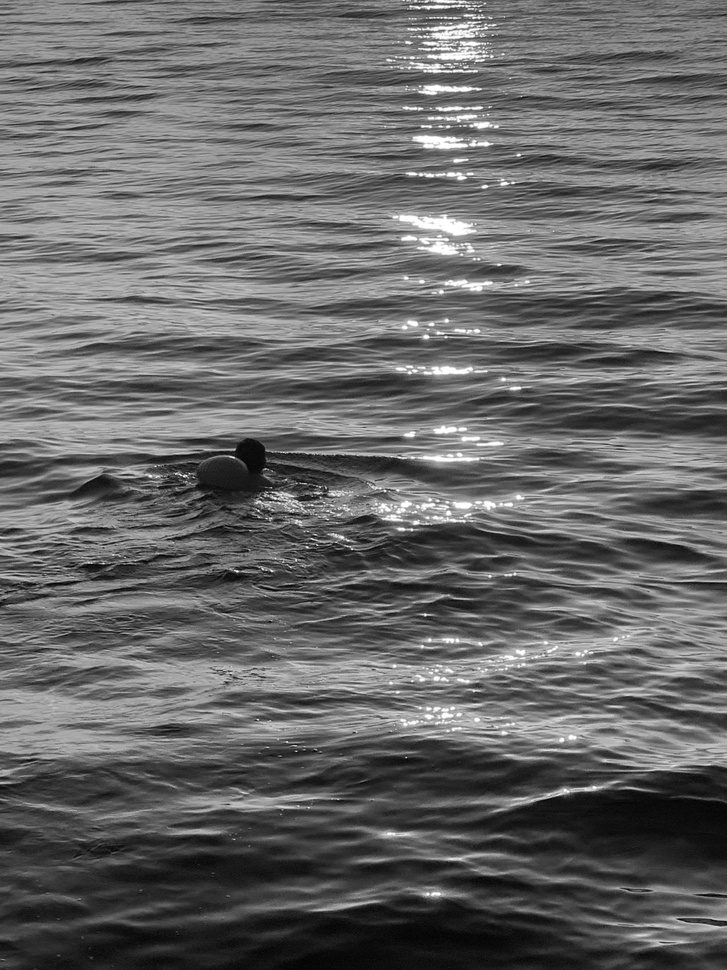
#> input picture 1_gray.jpg, 727 x 970 px, shrunk from 3024 x 4032 before the run
$ python BinaryImage.py
#> lines starting #> are read from the running program, lines starting #| are printed output that depends on the picture; after the words box and inside, x2 and y2 are one past the last pixel; in counts of white or black regions, pixels touching at a corner belong together
import cv2

def threshold_image(image_path, threshold_value=200):
    # 读取灰度图像
#> called with image_path = '1_gray.jpg', threshold_value = 200
    gray_img = cv2.imread(image_path, cv2.IMREAD_GRAYSCALE)
#> gray_img is the input picture: shape (970, 727); min 0, max 255, mean 103.5

    # 使用阈值化分离发光点
    _, thresholded_img = cv2.threshold(gray_img, threshold_value, 255, cv2.THRESH_BINARY)
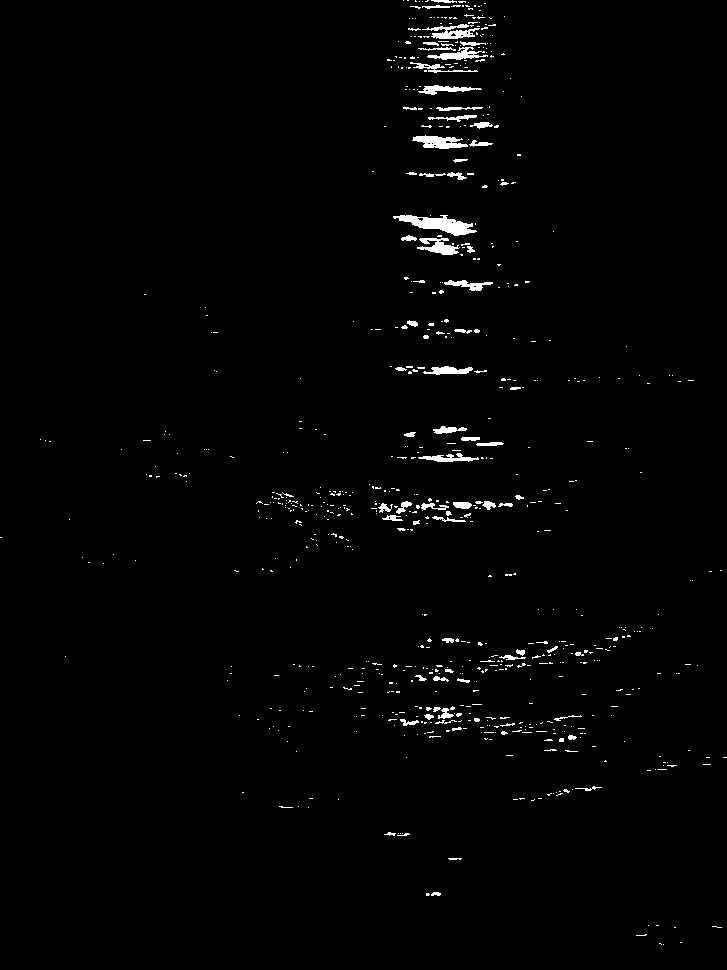
#> thresholded_img: shape (970, 727); 1.4% white; 732 white regions (655 under 20 px), largest, box (x1, y1, x2, y2) and area: (393, 215, 477, 236) 832, (412, 135, 468, 149) 471, (422, 24, 480, 39) 411

    return thresholded_img

# 示例用法
image_path = "1_gray.jpg"
thresholded_image = threshold_image(image_path)

# 保存二值图像到指定目录
cv2.imwrite('1_gray_threshold.jpg', thresholded_image)

# 显示原始图像和阈值化后的图像
cv2.imshow('Original Image', cv2.imread(image_path))
cv2.imshow('Thresholded Image', thresholded_image)
cv2.waitKey(0)
cv2.destroyAllWindows()
